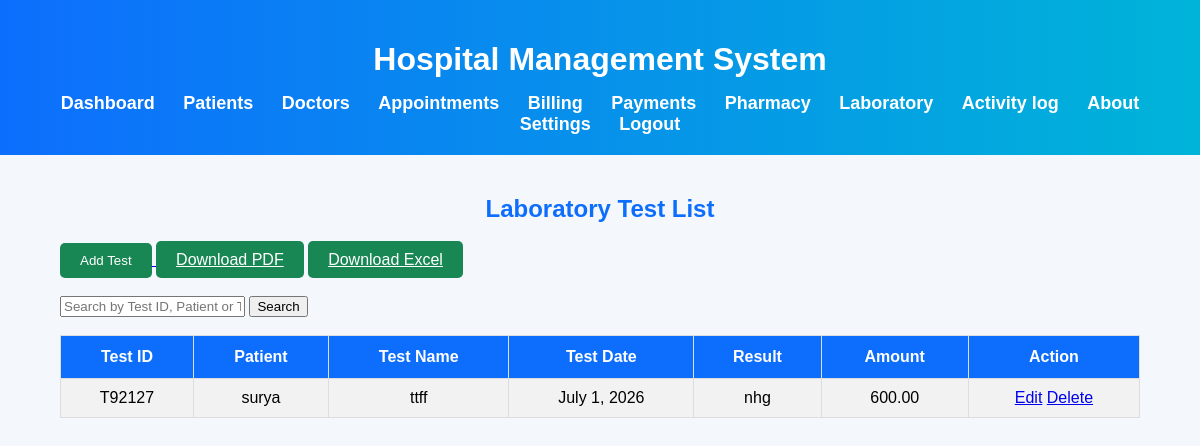
/laboratory/, run on the app's committed database.
### patients/models.py (models this page shows, shortened)
class Laboratory(models.Model):
    test_id = models.CharField(max_length=10, unique=True)
    patient = models.ForeignKey(Patient, on_delete=models.CASCADE)
    test_name = models.CharField(max_length=100)
    test_date = models.DateField()
    result = models.CharField(max_length=100)
    amount = models.DecimalField(max_digits=10, decimal_places=2)

class Patient(models.Model):
    patient_id=models.CharField(max_length=10,unique=True,null=True,blank=True)
    name=models.CharField(max_length=100)
    age=models.IntegerField()
    gender=models.CharField(max_length=10)
    phone=models.CharField(max_length=15)
    disease=models.CharField(max_length=100)

### patients/views.py (the view)
# urls.py: path('laboratory/', views.laboratory_list, name='laboratory_list'),
def laboratory_list(request):
    search = request.GET.get('search')
    if search:
        tests = Laboratory.objects.filter(
            Q(test_id__icontains=search) |
            Q(patient__name__icontains=search) |
            Q(test_name__icontains=search)
        )
    else:
        tests = Laboratory.objects.all()
    return render(request, 'patients/laboratory_list.html', {
        'tests': tests,
        'search': search
    })

### patients/templates/patients/laboratory_list.html (shortened to what this page needs)
{% load static %}
<!DOCTYPE html>
<html>
<head>
    <link rel="stylesheet" href="{% static 'css/style.css' %}">
</head>
<body>
<header>
    <h1>Hospital Management System</h1>
    <nav>
        <a href="{% url 'dashboard' %}">Dashboard</a>
        <a href="{% url 'patient_list' %}">Patients</a>
        <a href="{% url 'doctor_list' %}">Doctors</a>
        <a href="{% url 'appointment_list' %}">Appointments</a>
        <a href="{% url 'billing_list' %}">Billing</a>
        <a href="{% url 'payment_list' %}">Payments</a>
        <a href="{% url 'medicine_list' %}">Pharmacy</a>
        <a href="{% url 'laboratory_list' %}">Laboratory</a>
        <a href="{% url 'activity_log' %}">Activity log</a>
        <a href="{% url 'about' %}">About</a>
        <a href="{% url 'settings' %}">Settings</a>
        <a href="{% url 'logout' %}">Logout</a>
    </nav>
</header>
<div class="container">
<h2>Laboratory Test List</h2>
<a href="{% url 'add_laboratory' %}">
    <button class="btn">Add Test</button>
</a>
<a href="{% url 'laboratory_pdf' %}" class="btn">Download PDF</a>
<a href="{% url 'laboratory_excel' %}" class="btn">Download Excel</a>
<br><br>
<form method="GET">
    <input type="text"
           name="search"
           placeholder="Search by Test ID, Patient or Test Name"
           value="{{ search|default:'' }}">
    <button type="submit">Search</button>
</form>
<br>
<table border="1" cellpadding="10">
    <tr>
        <th>Test ID</th>
        <th>Patient</th>
        <th>Test Name</th>
        <th>Test Date</th>
        <th>Result</th>
        <th>Amount</th>
        <th>Action</th>
    </tr>
    {% for test in tests %}
    <tr>
        <td>{{ test.test_id }}</td>
        <td>{{ test.patient.name }}</td>
        <td>{{ test.test_name }}</td>
        <td>{{ test.test_date }}</td>
        <td>{{ test.result }}</td>
        <td>{{ test.amount }}</td>
        <td>
            <a href="{% url 'edit_laboratory' test.id %}">Edit</a>
            <a href="{% url 'delete_laboratory' test.id %}">Delete</a>
        </td>
    </tr>
    {% empty %}
    <tr>
        <td colspan="7" style="text-align:center;color:red;">
            No Laboratory Tests Found
        </td>
    </tr>
    {% endfor %}
</table>
</div>
</body>
</html>

### patients/static/css/style.css (style rules this page uses)
body { margin:0; padding:0; font-family:Arial,sans-serif; background:#f4f7fb; }
.container { width:90%; margin:auto; padding:20px; }
header { background:linear-gradient(90deg,#0d6efd,#00b4d8); color:white; text-align:center; padding:20px; }
header h1 { color:white; margin-bottom:15px; }
nav { margin-top:10px; }
nav a { color:white; text-decoration:none; margin:12px; font-size:18px; font-weight:bold; transition:.3s; }
h2 { text-align:center; color:#0d6efd; }
.btn { background:#198754; color:white; border:none; padding:10px 20px; border-radius:5px; cursor:pointer; }
table { width:100%; border-collapse:collapse; background:white; }
table,th,td { border:1px solid #ddd; }
th { background:#0d6efd; color:white; padding:12px; }
td { padding:10px; text-align:center; }
tr:nth-child(even) { background:#f2f2f2; }

### data on the page
Laboratory: test_id "T92127", patient.name "surya", test_name "ttff", test_date "July 1, 2026", result "nhg", amount "600.00"
